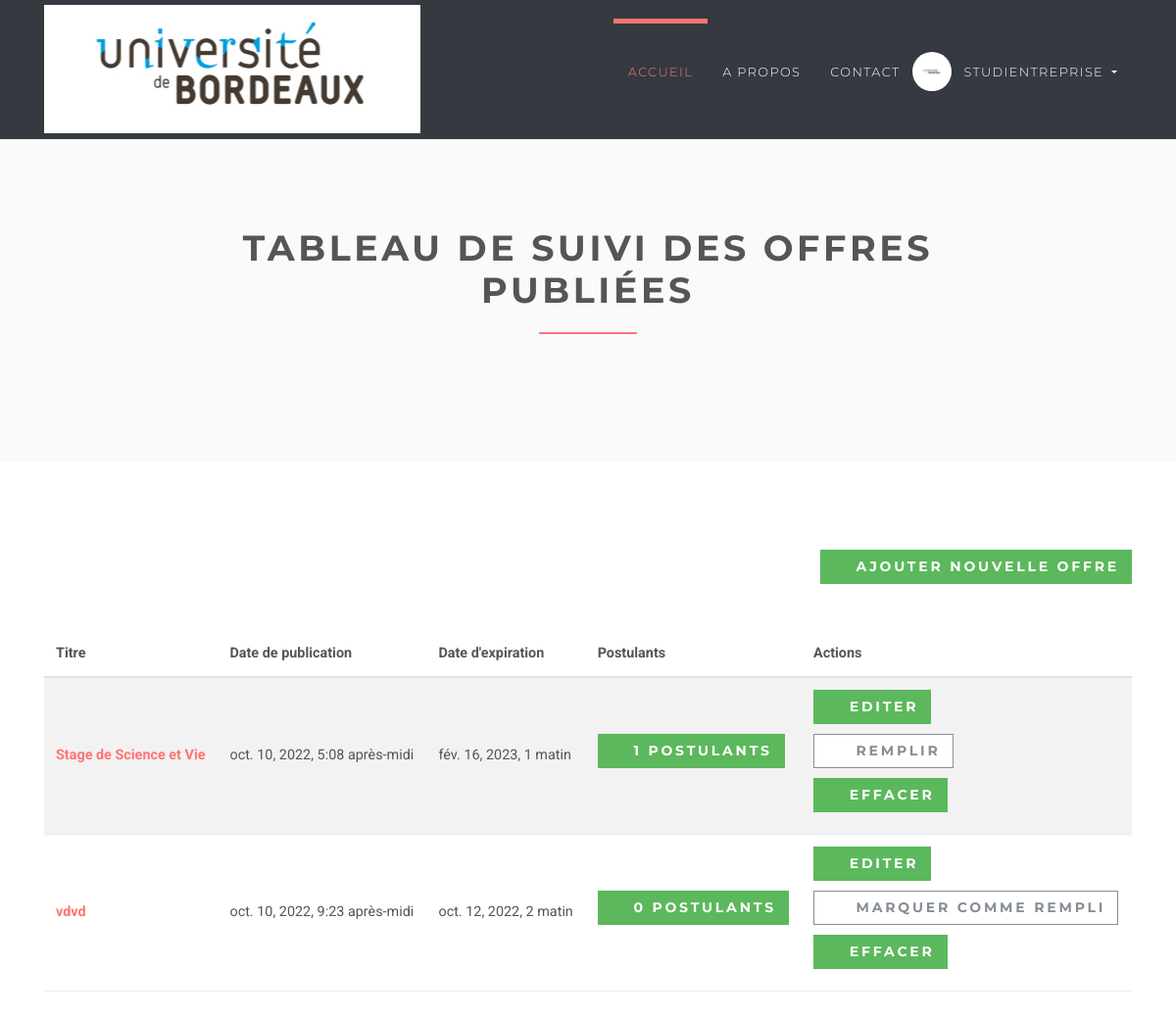
The app's page /employer/dashboard (signed in) with its own data.
### accounts/models.py (models this page shows, shortened)
class User(AbstractUser):
    username = None
    role = models.CharField(max_length=12, error_messages={
        'required': "Role must be provided"
    })
    email = models.EmailField(unique=True, blank=False,
                              error_messages={
                                  'unique': "A user with that email already exists.",
                              })
    USERNAME_FIELD = "email"
    REQUIRED_FIELDS = []
    objects = UserManager()

### jobsapp/models.py (models this page shows, shortened)
class Job(models.Model):
    user = models.ForeignKey(User, on_delete=models.CASCADE)
    title = models.CharField(max_length=300)
    description = models.TextField()
    location = models.CharField(max_length=150)
    type = models.CharField(choices=JOB_TYPE, max_length=10)
    category = models.CharField(max_length=100)
    last_date = models.DateTimeField()
    company_name = models.CharField(max_length=100)
    company_description = models.CharField(max_length=300)
    website = models.CharField(max_length=100, default="")
    created_at = models.DateTimeField(default=timezone.now)
    filled = models.BooleanField(default=False)

### jobsapp/views/employer.py (the view)
# urls.py: path('', DashboardView.as_view(), name='employer-dashboard'),
class DashboardView(ListView):
    model = Job
    template_name = 'jobs/employer/dashboard.html'
    context_object_name = 'jobs'
    @method_decorator(login_required(login_url=reverse_lazy('accounts:login')))
    @method_decorator(user_is_employer)
    def dispatch(self, request, *args, **kwargs):
        return super().dispatch(self.request, *args, **kwargs)
    def get_queryset(self):
        return self.model.objects.filter(user_id=self.request.user.id)

### templates/jobs/employer/dashboard.html (shortened to what this page needs)
{% extends 'base.html' %}
{% load static %}
{% block content %}
    <section class="bg-light-gray">
        <div class="container">
            <div class="row">
                <div class="col-lg-8 mx-auto">
                    <h1 class="heading">Tableau de suivi des offres publiées</h1>
                </div>
            </div>
        </div>
    </section>
    <section>
        <div class="container">
            <div class="row">
                <div class="col-lg-12 text-right mb-5"><a href="{% url 'jobs:employer-jobs-create' %}"
                                                          class="btn btn-success">
                    <i class="fa fa-plus"></i>Ajouter nouvelle offre</a></div>
                <div class="col-lg-12">
                    <div class="table-responsive">
                        <table class="table table-striped table-hover table-client-dashboard">
                            <thead>
                            <tr>
                                <th>Titre</th>
                                <th>Date de publication</th>
                                <th>Date d'expiration</th>
                                <th>Postulants</th>
                                <th>Actions</th>
                            </tr>
                            </thead>
                            <tbody>
                            {% for job in jobs %}
                                <tr>
                                    <th><a href="{% url 'jobs:jobs-detail' job.id %}">{{ job.title }}</a>
                                    </th>
                                    <td>{{ job.created_at }}</td>
                                    <td>{{ job.last_date }}</td>
                                    <td>
                                        <a href="{% url 'jobs:employer-dashboard-applicants' job.id %}"
                                           class="btn btn-success">
                                            <i class="fa fa-users"></i>{{ job.applicants.count }}
                                            <span class="hidden-xs hidden-sm">Postulants</span>
                                        </a>
                                    </td>
                                    <td>
                                        <a href="#" class="btn btn-success">
                                            <i class="fa fa-edit"></i>Editer
                                        </a>
                                        <br>
                                        {% if job.filled %}
                                            <a href="{% url 'jobs:job-mark-filled' job.id %}"
                                               class="btn btn-outline-white-secondary">
                                                <i class="fa fa-check-circle-o"></i>
                                                <span class="hidden-xs hidden-sm">Remplir</span>
                                            </a><br>
                                        {% else %}
                                            <a href="{% url 'jobs:job-mark-filled' job.id %}"
                                               class="btn btn-outline-white-secondary">
                                                <i class="fa fa-check-circle-o"></i>
                                                <span class="hidden-xs hidden-sm">Marquer comme </span>rempli
                                            </a><br>
                                        {% endif %}
                                        <a href="#" class="btn btn-success">
                                            <i class="fa fa-times-circle-o"></i>Effacer
                                        </a>
                                    </td>
                                </tr>
                            {% endfor %}
                            </tbody>
                        </table>
                    </div>
                </div>
            </div>
        </div>
    </section>
{% endblock %}

### templates/base.html (shortened to what this page needs)
{% load static %}
<!DOCTYPE html>
<html>
<head>
    <link rel="stylesheet"
          href="{% static 'vendor/bootstrap/css/bootstrap.min.css' %}">
    <link rel="stylesheet"
          href="{% static 'vendor/font-awesome/css/font-awesome.min.css' %}">
    <link rel="stylesheet"
          href="{% static 'vendor/owl.carousel/assets/owl.carousel.css' %}">
    <link rel="stylesheet"
          href="{% static 'vendor/owl.carousel/assets/owl.theme.default.css' %}">
    <link rel="stylesheet" href="{% static 'css/style.default.css' %}"
          id="theme-stylesheet">
    <link rel="stylesheet" href="{% static 'css/custom.css' %}">
</head>
<body>
<header class="header">
    <nav class="navbar navbar-expand-lg bg-dark">
        <div class="container">
            <a href="/" class="navbar-brand">
                <img src="{% static 'img/ubo-logo.jpg' %}" alt="logo" class="d-none d-lg-block">
            </a>
            <div id="navbarSupportedContent" class="collapse navbar-collapse">
                <ul class="navbar-nav ml-auto">
                    <li class="nav-item active">
                        <a href="/" class="nav-link"> Accueil <span class="sr-only">(current)</span></a>
                    </li>
                    <li class="nav-item">
                        <a href="/about" class="nav-link"> A propos </a>
                    </li>
                    <li class="nav-item">
                        <a href="/contact" class="nav-link"> Contact </a>
                    </li>
                    {% if request.user.is_authenticated and request.user.role == 'employer' %}
                        <li class="nav-item dropdown">
                            <a id="clientZone" href="#" data-toggle="dropdown"
                               aria-haspopup="true" aria-expanded="false"
                               class="nav-link dropdown-toggle has-img mb-3 mb-lg-0 mt-3 mt-lg-0">
                                <div class="client-menu-image">
                                    <div class="inner">
                                        <img src="{% static 'img/ubo-logo.jpg' %}"
                                             alt="company image"
                                             class="img-fluid">
                                    </div>
                                </div>
                                {% if request.user.role == 'employee' %}
                                    {{ request.user.first_name }} {{ request.user.last_name }}
                                {% else %}
                                    {{ request.user.first_name }}
                                {% endif %}
                            </a>
                        </li>
                    {% endif %}
                </ul>
            </div>
        </div>
    </nav>
</header>
<div>
    {% block content %} {% endblock %}
</div>
</body>
</html>

### static/css/style.default.css (style rules this page uses)
html { height:100% }
body { height:100% }
header { z-index:1000 }
section { position:relative;padding-top:90px;padding-bottom:90px }
.heading { text-align:center;margin-bottom:40px }
.heading:after { content:" ";display:block;width:100px;height:2px;margin:20px auto 20px;background:#ff7473 }
a,button { -webkit-transition:all .2s ease-out;transition:all .2s ease-out }
a i.fa,button i.fa { margin:0 5px }
.bg-light-gray { background:#fafafa }
.table { font-size:0.9rem }
.table td,.table th { border-top:none;border-bottom:1px solid #e9ecef }
.header { width:100% }
.navbar { text-transform:uppercase;letter-spacing:0.1em;background:#746EA9;padding-top:0 !important;padding-bottom:0 !important }
.navbar a { font-family:"Montserrat",Helvetica,Arial,sans-serif }
.navbar ul.navbar-nav>li>a:not(.navbar-btn) { color:#fff;font-weight:300;font-family:"Montserrat",Helvetica,Arial,sans-serif;font-size:0.8rem }
@media (min-width: 992px) { .navbar ul.navbar-nav>li>a:not(.navbar-btn) { border-top:5px solid transparent;padding:40px 15px !important;color:#fff;font-weight:300 } }
@media (min-width: 992px) { .navbar ul.navbar-nav>li.active>a,.navbar ul.navbar-nav>li.show>a { text-decoration:none !important;border-top-color:#ff7473;color:#ff7473 } }
#clientZone.has-img { position:relative;padding-left:50px !important;border-color:transparent !important }
.client-menu-image { display:inline-block;width:40px;height:40px;line-height:50px;-ms-flex-line-pack:center;align-content:center;border-radius:50%;background:#fff;position:absolute;top:50%;left:-3px;-webkit-transform:translateY(-50%);transform:translateY(-50%) }
.client-menu-image .inner { width:100%;height:100%;display:-webkit-box;display:-ms-flexbox;display:flex;-webkit-box-align:center;-ms-flex-align:center;align-items:center;-webkit-box-pack:center;-ms-flex-pack:center;justify-content:center }
.client-menu-image img { width:60% }
.table-client-dashboard th,.table-client-dashboard td { vertical-align:middle !important }
.table-client-dashboard .btn { margin-bottom:10px }
.navbar { padding:.5rem 1rem }
.navbar-brand { display:inline-block;padding-top:.33594rem;padding-bottom:.33594rem;margin-right:1rem;font-size:1.09375rem }
.btn { font-weight:700;font-family:"Montserrat",Helvetica,Arial,sans-serif;border:1px solid transparent;text-transform:uppercase;letter-spacing:0.2em;padding:.375rem .75rem;font-size:.875rem;line-height:1.5;border-radius:0;-webkit-transition:background-color 0.15s ease-in-out,border-color 0.15s ease-in-out,-webkit-box-shadow 0.15s ease-in-out;transition:background-color 0.15s ease-in-out,border-color 0.15s ease-in-out,-webkit-box-shadow 0.15s ease-in-out;transition:background-color 0.15s ease-in-out,border-color 0.15s ease-in-out,box-shadow 0.15s ease-in-out;transition:background-color 0.15s ease-in-out,border-color 0.15s ease-in-out,box-shadow 0.15s ease-in-out,-webkit-box-shadow 0.15s ease-in-out }
.btn-success { color:color-yiq(#5cb85c);background-color:#5cb85c;border-color:#5cb85c }
.btn-outline-white-secondary { color:#868e96;background-color:#fff;background-image:none;border-color:#868e96 }
body { font-family:"Roboto",Helvetica,Arial,sans-serif;font-size:.875rem;font-weight:400;line-height:1.5;color:#555;background-color:#fff }
a { color:#ff7473;text-decoration:none }
h1,h2,h3,h4,h5,h6,.h1,.h2,.h3,.h4,.box-simple h3,.box-image .name h3,.box-image-text .top .name h3,.box-image-text .top .name h4,.h5,.h6 { margin-bottom:1rem;font-family:"Montserrat",Helvetica,Arial,sans-serif;font-weight:700;line-height:1.2;color:#555;text-transform:uppercase;letter-spacing:0.1em }
h1,.h1 { font-size:2.275rem }
.bg-dark { background-color:#343a40 !important }

### records on screen
User: user.first_name "STUDIENTREPRISE"
Job: title "Stage de Science et Vie", created_at "oct. 10, 2022, 5:08 après-midi", last_date "fév. 16, 2023, 1 matin", applicants.count "1", filled "REMPLIR"
Job: title "vdvd", created_at "oct. 10, 2022, 9:23 après-midi", last_date "oct. 12, 2022, 2 matin", applicants.count "0", filled "MARQUER COMME"
